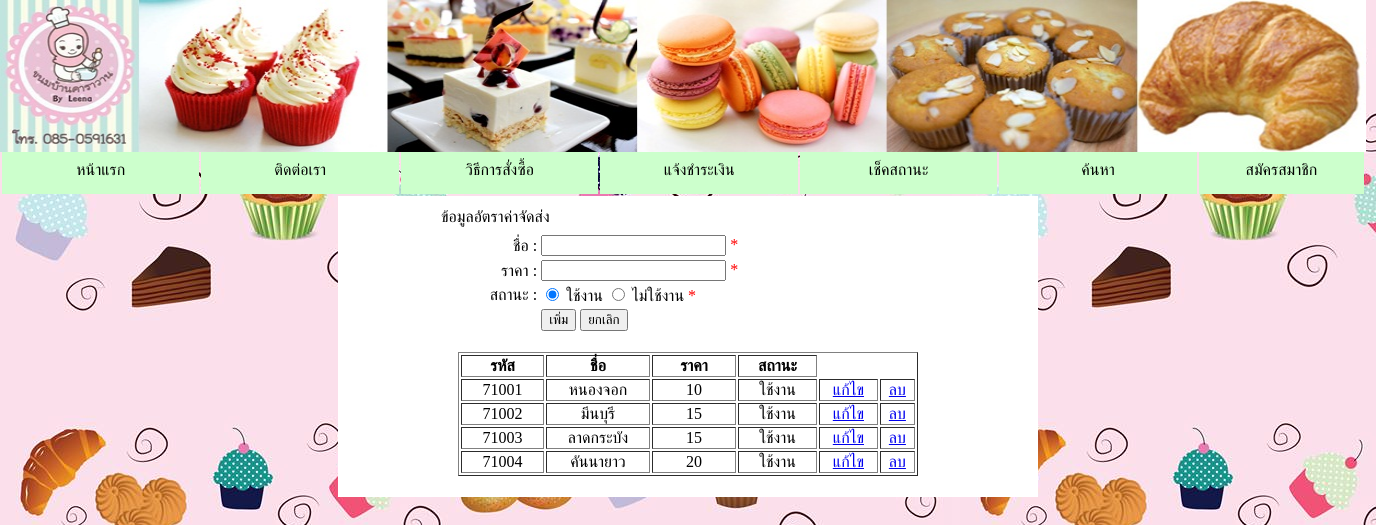
The page /basic/delivery/delivery.php on the database its author committed.
### tables this page shows
CREATE TABLE `deliver_rate` (
  `id_rate` int(5) NOT NULL AUTO_INCREMENT,
  `name_rate` varchar(20) NOT NULL,
  `rate_price` double NOT NULL,
  `status_rate` char(1) NOT NULL,
  PRIMARY KEY (`id_rate`)
);

### basic/delivery/delivery.php (the view, shortened to what this page needs)
<html>
    <head>
        <link rel="stylesheet" href="css.css">
    </head>
    <body>
        <img class="logo-head" src="image/1.jpg">
        <form action="insert.php" method="post" name="delivery">
            <table class="menu-head">
                <tr align="center" valign="middle" bgcolor="#CCFFCC">
                    <td width="120" align="center">หน้าแรก</td>
                    <td width="120" align="center">ติดต่อเรา</td>
                    <td width="120" height="20" align="center">วิธีการสั่งซื้อ</td>
                    <td width="120" align="center">แจ้งชำระเงิน</td>
                    <td width="120" align="center">เช็คสถานะ</td>
                    <td width="120" align="center">ค้นหา</td>
                    <td width="100">สมัครสมาชิก</td>
                </tr>
            </table>
            <table width="700" align="center" bgcolor="#FFFFFF">
                <tr>
                    <td><table width="500" border="0" align="center">
                            <tr>
                                <td height="31" colspan="2">ข้อมูลอัตราค่าจัดส่ง</td>
                            </tr>
                            <tr>
                                <td align="right">ชื่อ :</td>
                                <td><input type="text" id="name_rate" name="name_rate" maxlength="20" onkeypress="if (!(event.keyCode < 48 || event.keyCode > 122)) {
                                            alert('กรุณากรอกภาษาไทยเท่านั้น');
                                            event.returnValue = false
                                        }
                                        ;"/><a style="color: red">&nbsp;*</a></td>
                            </tr>
                            <tr>
                                <td align="right">ราคา :</td>
                                <td><input type="text" id="rate_price" name="rate_price" maxlength="3" onkeypress="OnlyNum()"><a style="color: red"> *</a></td>
                            </tr>
                            <tr>
                                <td align="right">สถานะ :</td>
                                <td><input type="radio" id="enable" name="status_rate"  value="1" checked /> ใช้งาน
                                    <input type="radio" id="disable" name="status_rate"  value="2"/> ไม่ใช้งาน <a style="color: red">*</a></td>
                            </tr>
                            <tr>
                                <td align="right"></td>
                                <td><input type="submit" id="bt1" class="btn-submit" name="submit"  value="เพิ่ม">
                                    <input type="reset" id="bt2" class="btn-reset" name="reset" value="ยกเลิก"></td>
                            </tr>
                        </table><br>
                        <table width="460" border="1" align="center">
                            <tr>
                                <th width="79" align="center">รหัส</th>
                                <th width="100" align="center">ชื่อ</th>
                                <th width="80" align="center">ราคา</th>
                                <th width="75" align="center">สถานะ</th>
                            </tr>
                            <?php
                            include 'connect.php';
                            $sql = "select * from deliver_rate";
                            $query = mysqli_query($conn, $sql) or die($sql);
                            while ($proResult = mysqli_fetch_array($query)) {
                                echo "<tr>";
                                echo "<td align='center'>" . $proResult['id_rate'] . "</td>";
                                echo "<td align='center'>" . $proResult['name_rate'] . "</td>";
                                echo "<td align='center'>" . $proResult['rate_price'] . "</td>";
                                $status = $proResult['status_rate'];
                                if ($status == "1") {
                                    $status = "ใช้งาน";
                                } else {
                                    $status = "ไม่ใช้งาน";
                                }
                                echo "<td align='center'>" . $status . "</td>";
                                echo"<td><center><a href ='update.php?name_rate=$proResult[name_rate]'>แก้ไข </a></center></td>";
                                echo"<td><center><a href ='delete.php?name_rate=$proResult[name_rate]'>ลบ </a></center></td>";
                            }
                            ?>
                        </table><br></td> </tr>
            </table><br>
        </form>
    </body>
</html>

### basic/delivery/css.css (style rules this page uses)
.logo-head { position: static; margin-top: -8px; margin-left: -8px; height: 152px; width: 1366px; }
.menu-head { position: static; margin-top: -8px; margin-left: -8px; height: 52px; width: 1366px; }
body { background-image: url('../image/bg.jpg'); }

### rows shown on the page
deliver_rate: id_rate "71001", name_rate "หนองจอก", rate_price "10", status_rate "ใช้งาน"
deliver_rate: id_rate "71002", name_rate "มีนบุรี", rate_price "15", status_rate "ใช้งาน"
deliver_rate: id_rate "71003", name_rate "ลาดกระบัง", rate_price "15", status_rate "ใช้งาน"
deliver_rate: id_rate "71004", name_rate "คันนายาว", rate_price "20", status_rate "ใช้งาน"
